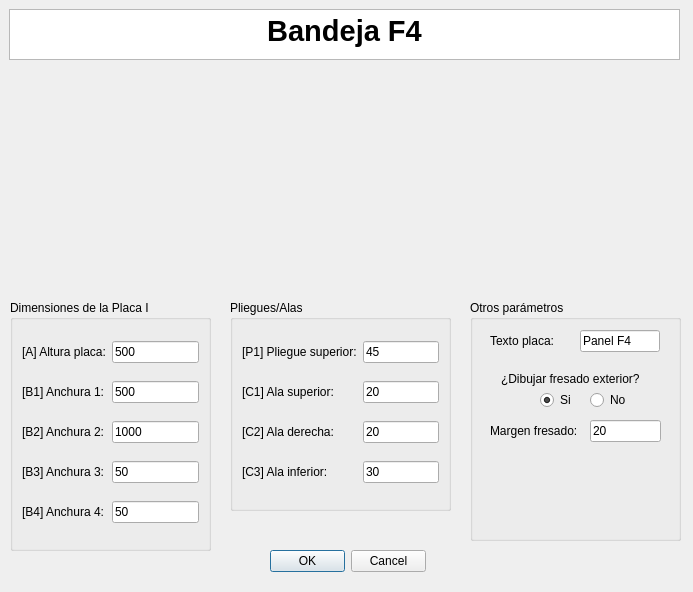
<?xml version="1.0" encoding="UTF-8"?>
<ui version="4.0">
 <class>MyPositionDialog</class>
 <widget class="QDialog" name="MyPositionDialog">
  <property name="geometry">
   <rect>
    <x>0</x>
    <y>0</y>
    <width>693</width>
    <height>592</height>
   </rect>
  </property>
  <property name="windowTitle">
   <string>Enter Position</string>
  </property>
  <property name="whatsThis">
   <string>&lt;html&gt;&lt;head/&gt;&lt;body&gt;&lt;p&gt;Esta ventana de KSDpanel te permite introducir todas las medidas correspondientes del panel seleccionado.&lt;/p&gt;&lt;p&gt;Recuerda que todas las medidas deben de ir en milimetros (mm).&lt;/p&gt;&lt;/body&gt;&lt;/html&gt;</string>
  </property>
  <widget class="QDialogButtonBox" name="buttonBox">
   <property name="geometry">
    <rect>
     <x>270</x>
     <y>550</y>
     <width>156</width>
     <height>23</height>
    </rect>
   </property>
   <property name="orientation">
    <enum>Qt::Horizontal</enum>
   </property>
   <property name="standardButtons">
    <set>QDialogButtonBox::Cancel|QDialogButtonBox::Ok</set>
   </property>
  </widget>
  <widget class="QTextBrowser" name="textBrowser">
   <property name="geometry">
    <rect>
     <x>9</x>
     <y>9</y>
     <width>671</width>
     <height>51</height>
    </rect>
   </property>
   <property name="html">
    <string>&lt;!DOCTYPE HTML PUBLIC &quot;-//W3C//DTD HTML 4.0//EN&quot; &quot;http://www.w3.org/TR/REC-html40/strict.dtd&quot;&gt;
&lt;html&gt;&lt;head&gt;&lt;meta name=&quot;qrichtext&quot; content=&quot;1&quot; /&gt;&lt;style type=&quot;text/css&quot;&gt;
p, li { white-space: pre-wrap; }
&lt;/style&gt;&lt;/head&gt;&lt;body style=&quot; font-family:'MS Shell Dlg 2'; font-size:8.25pt; font-weight:400; font-style:normal;&quot;&gt;
&lt;p align=&quot;center&quot; style=&quot; margin-top:0px; margin-bottom:0px; margin-left:0px; margin-right:0px; -qt-block-indent:0; text-indent:0px;&quot;&gt;&lt;span style=&quot; font-size:22pt; font-weight:600;&quot;&gt;Bandeja F4&lt;/span&gt;&lt;/p&gt;&lt;/body&gt;&lt;/html&gt;</string>
   </property>
  </widget>
  <widget class="QGroupBox" name="groupBox_2">
   <property name="geometry">
    <rect>
     <x>230</x>
     <y>300</y>
     <width>221</width>
     <height>211</height>
    </rect>
   </property>
   <property name="styleSheet">
    <string notr="true">font: 10pt &quot;MS Shell Dlg 2&quot;;</string>
   </property>
   <property name="title">
    <string>Pliegues/Alas</string>
   </property>
   <layout class="QGridLayout" name="gridLayout_2">
    <item row="2" column="1">
     <widget class="QLineEdit" name="alaSuperiorUI">
      <property name="text">
       <string>20</string>
      </property>
     </widget>
    </item>
    <item row="4" column="0">
     <widget class="QLabel" name="label_23">
      <property name="text">
       <string>[C2] Ala derecha:</string>
      </property>
     </widget>
    </item>
    <item row="0" column="0">
     <widget class="QLabel" name="label_13">
      <property name="text">
       <string>[P1] Pliegue superior:</string>
      </property>
     </widget>
    </item>
    <item row="5" column="1">
     <widget class="QLineEdit" name="alaInferiorUI">
      <property name="text">
       <string>30</string>
      </property>
     </widget>
    </item>
    <item row="5" column="0">
     <widget class="QLabel" name="label_12">
      <property name="text">
       <string>[C3] Ala inferior:</string>
      </property>
     </widget>
    </item>
    <item row="2" column="0">
     <widget class="QLabel" name="label_11">
      <property name="text">
       <string>[C1] Ala superior:</string>
      </property>
     </widget>
    </item>
    <item row="0" column="1">
     <widget class="QLineEdit" name="pliegueSuperiorUI">
      <property name="text">
       <string>45</string>
      </property>
     </widget>
    </item>
    <item row="4" column="1">
     <widget class="QLineEdit" name="alaDerechaUI">
      <property name="text">
       <string>20</string>
      </property>
     </widget>
    </item>
   </layout>
  </widget>
  <widget class="QLabel" name="imagenPanelUI">
   <property name="geometry">
    <rect>
     <x>130</x>
     <y>70</y>
     <width>441</width>
     <height>221</height>
    </rect>
   </property>
   <property name="text">
    <string/>
   </property>
   <property name="pixmap">
    <pixmap>../imagenes/REF_007cotas.jpg</pixmap>
   </property>
   <property name="scaledContents">
    <bool>true</bool>
   </property>
   <property name="wordWrap">
    <bool>false</bool>
   </property>
   <property name="margin">
    <number>0</number>
   </property>
   <property name="openExternalLinks">
    <bool>false</bool>
   </property>
  </widget>
  <widget class="QGroupBox" name="groupBox_3">
   <property name="geometry">
    <rect>
     <x>10</x>
     <y>300</y>
     <width>201</width>
     <height>251</height>
    </rect>
   </property>
   <property name="styleSheet">
    <string notr="true">font: 10pt &quot;MS Shell Dlg 2&quot;;</string>
   </property>
   <property name="title">
    <string>Dimensiones de la Placa I</string>
   </property>
   <layout class="QGridLayout" name="gridLayout">
    <item row="2" column="1">
     <widget class="QLabel" name="label_22">
      <property name="text">
       <string>[B2] Anchura 2:</string>
      </property>
     </widget>
    </item>
    <item row="3" column="1">
     <widget class="QLabel" name="label_26">
      <property name="text">
       <string>[B3] Anchura 3:</string>
      </property>
     </widget>
    </item>
    <item row="3" column="2">
     <widget class="QLineEdit" name="anchura3UI">
      <property name="text">
       <string>50</string>
      </property>
     </widget>
    </item>
    <item row="4" column="1">
     <widget class="QLabel" name="label_27">
      <property name="text">
       <string>[B4] Anchura 4:</string>
      </property>
     </widget>
    </item>
    <item row="0" column="1">
     <widget class="QLabel" name="label_8">
      <property name="text">
       <string>[A] Altura placa:</string>
      </property>
     </widget>
    </item>
    <item row="4" column="2">
     <widget class="QLineEdit" name="anchura4UI">
      <property name="text">
       <string>50</string>
      </property>
     </widget>
    </item>
    <item row="1" column="1">
     <widget class="QLabel" name="label_4">
      <property name="text">
       <string>[B1] Anchura 1:</string>
      </property>
     </widget>
    </item>
    <item row="1" column="2">
     <widget class="QLineEdit" name="anchura1UI">
      <property name="text">
       <string>500</string>
      </property>
     </widget>
    </item>
    <item row="2" column="2">
     <widget class="QLineEdit" name="anchura2UI">
      <property name="text">
       <string>1000</string>
      </property>
     </widget>
    </item>
    <item row="0" column="2">
     <widget class="QLineEdit" name="alturaPlacaUI">
      <property name="text">
       <string>500</string>
      </property>
     </widget>
    </item>
   </layout>
  </widget>
  <widget class="QGroupBox" name="groupBox_4">
   <property name="geometry">
    <rect>
     <x>470</x>
     <y>300</y>
     <width>211</width>
     <height>241</height>
    </rect>
   </property>
   <property name="styleSheet">
    <string notr="true">font: 10pt &quot;MS Shell Dlg 2&quot;;</string>
   </property>
   <property name="title">
    <string>Otros parámetros</string>
   </property>
   <widget class="QLineEdit" name="textoDescriptivoA0UI">
    <property name="geometry">
     <rect>
      <x>110</x>
      <y>30</y>
      <width>80</width>
      <height>22</height>
     </rect>
    </property>
    <property name="text">
     <string>Panel F4</string>
    </property>
   </widget>
   <widget class="QLabel" name="label_2">
    <property name="geometry">
     <rect>
      <x>31</x>
      <y>71</y>
      <width>148</width>
      <height>16</height>
     </rect>
    </property>
    <property name="mouseTracking">
     <bool>false</bool>
    </property>
    <property name="text">
     <string>¿Dibujar fresado exterior?</string>
    </property>
    <property name="buddy">
     <cstring>label_2</cstring>
    </property>
   </widget>
   <widget class="QRadioButton" name="noCrearFresadoUI">
    <property name="geometry">
     <rect>
      <x>120</x>
      <y>90</y>
      <width>38</width>
      <height>20</height>
     </rect>
    </property>
    <property name="text">
     <string>No</string>
    </property>
   </widget>
   <widget class="QRadioButton" name="crearFresadoUI">
    <property name="geometry">
     <rect>
      <x>70</x>
      <y>90</y>
      <width>34</width>
      <height>20</height>
     </rect>
    </property>
    <property name="text">
     <string>Si</string>
    </property>
    <property name="checked">
     <bool>true</bool>
    </property>
   </widget>
   <widget class="QLabel" name="label_3">
    <property name="geometry">
     <rect>
      <x>20</x>
      <y>120</y>
      <width>107</width>
      <height>22</height>
     </rect>
    </property>
    <property name="text">
     <string>Margen fresado:</string>
    </property>
   </widget>
   <widget class="QLineEdit" name="margenFresadoUI">
    <property name="geometry">
     <rect>
      <x>120</x>
      <y>120</y>
      <width>71</width>
      <height>22</height>
     </rect>
    </property>
    <property name="text">
     <string>20</string>
    </property>
   </widget>
   <widget class="QLabel" name="label_5">
    <property name="geometry">
     <rect>
      <x>20</x>
      <y>30</y>
      <width>95</width>
      <height>22</height>
     </rect>
    </property>
    <property name="text">
     <string>Texto placa:</string>
    </property>
   </widget>
  </widget>
  <zorder>groupBox_2</zorder>
  <zorder>buttonBox</zorder>
  <zorder>textBrowser</zorder>
  <zorder>imagenPanelUI</zorder>
  <zorder>groupBox_3</zorder>
  <zorder>groupBox_4</zorder>
 </widget>
 <resources/>
 <connections>
  <connection>
   <sender>buttonBox</sender>
   <signal>accepted()</signal>
   <receiver>MyPositionDialog</receiver>
   <slot>accept()</slot>
   <hints>
    <hint type="sourcelabel">
     <x>248</x>
     <y>254</y>
    </hint>
    <hint type="destinationlabel">
     <x>157</x>
     <y>274</y>
    </hint>
   </hints>
  </connection>
  <connection>
   <sender>buttonBox</sender>
   <signal>rejected()</signal>
   <receiver>MyPositionDialog</receiver>
   <slot>reject()</slot>
   <hints>
    <hint type="sourcelabel">
     <x>316</x>
     <y>260</y>
    </hint>
    <hint type="destinationlabel">
     <x>286</x>
     <y>274</y>
    </hint>
   </hints>
  </connection>
 </connections>
</ui>
